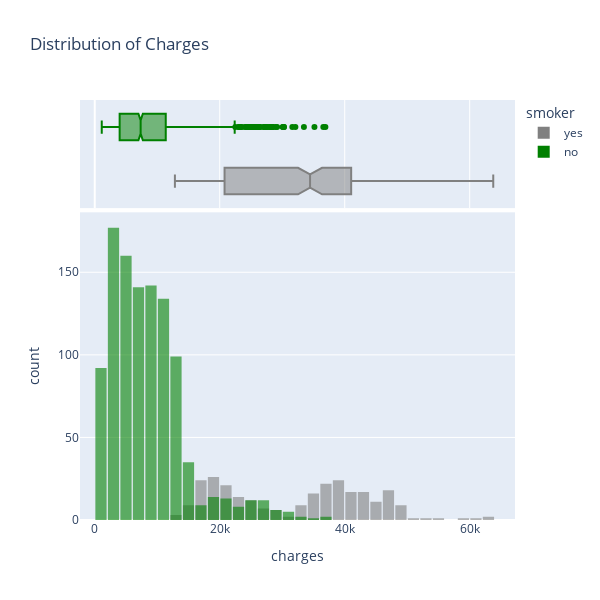

The code cell stored with this chart in its notebook:
### Markdown cell above
### Distribution of Charges

### Code cell
fig = px.histogram(
    medic_df,
    x = 'charges',
    marginal = 'box',
    color = 'smoker',
    color_discrete_sequence=['grey','green'],
    hover_data=['age'],
    histnorm=None,
    barmode='overlay',
    nbins=47,
    opacity = 0.6,
    height=600,
    width=600,
    title = 'Distribution of Charges'
)
fig.update_layout(bargap=0.1)
fig.show()

### Figure 1 — Plotly figure (JSON) as saved in the notebook; plotly's stock layout.template omitted (floating-point values rounded to 4 significant figures; data arrays with more than 128 entries replaced by an {"elided": "..."} marker saying what was removed)
{"data": [{"bingroup": "x", "hovertemplate": "smoker=yes<br>charges=%{x}<br>count=%{y}<extra></extra>", "legendgroup": "yes", "marker": {"color": "grey", "opacity": 0.6, "pattern": {"shape": ""}}, "name": "yes", "nbinsx": 47, "orientation": "v", "showlegend": true, "type": "histogram", "x": {"elided": "274 float values"}, "xaxis": "x", "yaxis": "y"}, {"customdata": {"elided": "274x1 int values"}, "hovertemplate": "smoker=yes<br>charges=%{x}<br>age=%{customdata[0]}<extra></extra>", "legendgroup": "yes", "marker": {"color": "grey"}, "name": "yes", "notched": true, "showlegend": false, "type": "box", "x": {"elided": "274 float values"}, "xaxis": "x2", "yaxis": "y2"}, {"bingroup": "x", "hovertemplate": "smoker=no<br>charges=%{x}<br>count=%{y}<extra></extra>", "legendgroup": "no", "marker": {"color": "green", "opacity": 0.6, "pattern": {"shape": ""}}, "name": "no", "nbinsx": 47, "orientation": "v", "showlegend": true, "type": "histogram", "x": {"elided": "1064 float values"}, "xaxis": "x", "yaxis": "y"}, {"customdata": {"elided": "1064x1 int values"}, "hovertemplate": "smoker=no<br>charges=%{x}<br>age=%{customdata[0]}<extra></extra>", "legendgroup": "no", "marker": {"color": "green"}, "name": "no", "notched": true, "showlegend": false, "type": "box", "x": {"elided": "1064 float values"}, "xaxis": "x2", "yaxis": "y2"}], "layout": {"bargap": 0.1, "barmode": "overlay", "height": 600, "legend": {"title": {"text": "smoker"}, "tracegroupgap": 0}, "title": {"text": "Distribution of Charges"}, "width": 600, "xaxis": {"anchor": "y", "domain": [0, 1], "title": {"text": "charges"}}, "xaxis2": {"anchor": "y2", "domain": [0, 1], "matches": "x", "showgrid": true, "showticklabels": false}, "yaxis": {"anchor": "x", "domain": [0, 0.7326], "title": {"text": "count"}}, "yaxis2": {"anchor": "x2", "domain": [0.7426, 1], "matches": "y2", "showgrid": false, "showline": false, "showticklabels": false, "ticks": ""}}}
